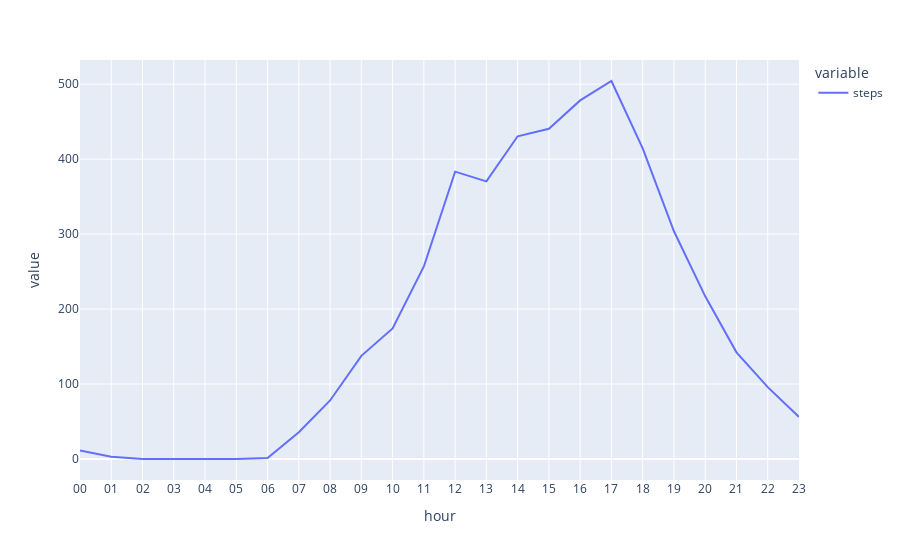

Notebook cell for this chart:
### Code cell
series_df = fdf[fdf['series'] == 'after']

(series_df.groupby(['hour'])
   .median()['steps'].plot.line())

### Figure 1 — Plotly figure (JSON) as saved in the notebook; plotly's stock layout.template omitted (floating-point values rounded to 4 significant figures)
{"data": [{"hovertemplate": "variable=steps<br>hour=%{x}<br>value=%{y}<extra></extra>", "legendgroup": "steps", "line": {"color": "#636efa", "dash": "solid"}, "marker": {"symbol": "circle"}, "mode": "lines", "name": "steps", "orientation": "v", "showlegend": true, "type": "scatter", "x": ["00", "01", "02", "03", "04", "05", "06", "07", "08", "09", "10", "11", "12", "13", "14", "15", "16", "17", "18", "19", "20", "21", "22", "23"], "xaxis": "x", "y": [11.36, 2.955, 0, 0, 0, 0, 1.438, 35.66, 78.08, 137.6, 174.1, 256.8, 383.3, 370.4, 430.4, 440.4, 478.3, 504.2, 414.3, 303.8, 217.0, 142.3, 95.84, 56.14], "yaxis": "y"}], "layout": {"autosize": true, "legend": {"title": {"text": "variable"}, "tracegroupgap": 0}, "margin": {"t": 60}, "xaxis": {"anchor": "y", "autorange": true, "domain": [0, 1], "range": [0, 23], "title": {"text": "hour"}, "type": "category"}, "yaxis": {"anchor": "x", "autorange": true, "domain": [0, 1], "range": [-28.01, 532.2], "title": {"text": "value"}, "type": "linear"}}}
